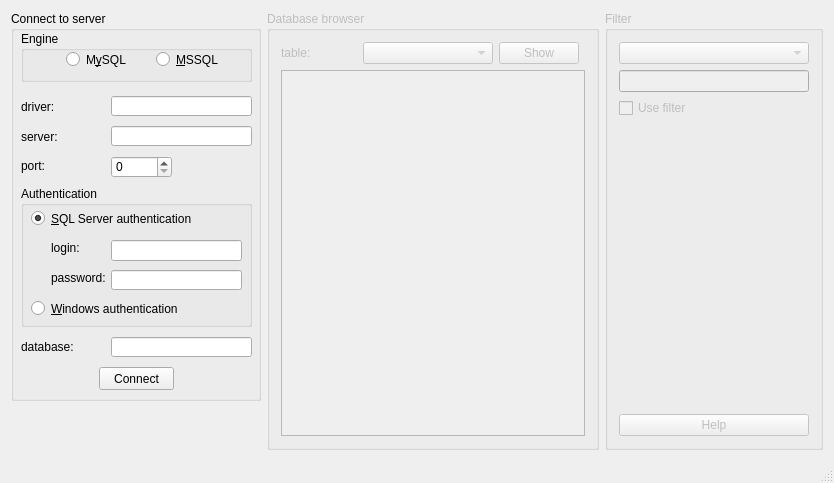
<?xml version="1.0" encoding="UTF-8"?>
<ui version="4.0">
 <class>MainWindow</class>
 <widget class="QMainWindow" name="MainWindow">
  <property name="geometry">
   <rect>
    <x>0</x>
    <y>0</y>
    <width>834</width>
    <height>483</height>
   </rect>
  </property>
  <property name="sizePolicy">
   <sizepolicy hsizetype="MinimumExpanding" vsizetype="MinimumExpanding">
    <horstretch>0</horstretch>
    <verstretch>0</verstretch>
   </sizepolicy>
  </property>
  <property name="minimumSize">
   <size>
    <width>690</width>
    <height>483</height>
   </size>
  </property>
  <property name="windowTitle">
   <string>Schools</string>
  </property>
  <property name="windowIcon">
   <iconset resource="../res/icons.qrc">
    <normaloff>:/icons/database.ico</normaloff>:/icons/database.ico</iconset>
  </property>
  <widget class="QWidget" name="centralWidget">
   <layout class="QHBoxLayout" name="horizontalLayout_4">
    <item>
     <layout class="QVBoxLayout" name="verticalLayout_2">
      <item>
       <widget class="QGroupBox" name="groupBox_sql_connect">
        <property name="sizePolicy">
         <sizepolicy hsizetype="Fixed" vsizetype="Fixed">
          <horstretch>0</horstretch>
          <verstretch>0</verstretch>
         </sizepolicy>
        </property>
        <property name="minimumSize">
         <size>
          <width>250</width>
          <height>390</height>
         </size>
        </property>
        <property name="font">
         <font>
          <weight>50</weight>
          <bold>false</bold>
         </font>
        </property>
        <property name="title">
         <string>Connect to server</string>
        </property>
        <property name="flat">
         <bool>false</bool>
        </property>
        <property name="checkable">
         <bool>false</bool>
        </property>
        <widget class="QGroupBox" name="groupBox_authentication">
         <property name="geometry">
          <rect>
           <x>10</x>
           <y>175</y>
           <width>231</width>
           <height>141</height>
          </rect>
         </property>
         <property name="title">
          <string>Authentication</string>
         </property>
         <widget class="QLineEdit" name="lineEdit_login">
          <property name="enabled">
           <bool>true</bool>
          </property>
          <property name="geometry">
           <rect>
            <x>90</x>
            <y>54</y>
            <width>131</width>
            <height>21</height>
           </rect>
          </property>
          <property name="text">
           <string/>
          </property>
         </widget>
         <widget class="QRadioButton" name="radio_sql_authentication">
          <property name="geometry">
           <rect>
            <x>10</x>
            <y>24</y>
            <width>211</width>
            <height>17</height>
           </rect>
          </property>
          <property name="sizePolicy">
           <sizepolicy hsizetype="Expanding" vsizetype="Fixed">
            <horstretch>0</horstretch>
            <verstretch>0</verstretch>
           </sizepolicy>
          </property>
          <property name="text">
           <string>&amp;SQL Server authentication</string>
          </property>
          <property name="checked">
           <bool>true</bool>
          </property>
         </widget>
         <widget class="QRadioButton" name="radio_windows_authentication">
          <property name="geometry">
           <rect>
            <x>10</x>
            <y>114</y>
            <width>211</width>
            <height>17</height>
           </rect>
          </property>
          <property name="sizePolicy">
           <sizepolicy hsizetype="Expanding" vsizetype="Fixed">
            <horstretch>0</horstretch>
            <verstretch>0</verstretch>
           </sizepolicy>
          </property>
          <property name="text">
           <string>&amp;Windows authentication</string>
          </property>
          <property name="checked">
           <bool>false</bool>
          </property>
         </widget>
         <widget class="QLineEdit" name="lineEdit_password">
          <property name="enabled">
           <bool>true</bool>
          </property>
          <property name="geometry">
           <rect>
            <x>90</x>
            <y>84</y>
            <width>131</width>
            <height>20</height>
           </rect>
          </property>
          <property name="text">
           <string/>
          </property>
          <property name="echoMode">
           <enum>QLineEdit::Password</enum>
          </property>
         </widget>
         <widget class="QLabel" name="label">
          <property name="geometry">
           <rect>
            <x>30</x>
            <y>54</y>
            <width>61</width>
            <height>16</height>
           </rect>
          </property>
          <property name="text">
           <string>login:</string>
          </property>
         </widget>
         <widget class="QLabel" name="label_2">
          <property name="geometry">
           <rect>
            <x>30</x>
            <y>84</y>
            <width>61</width>
            <height>16</height>
           </rect>
          </property>
          <property name="text">
           <string>password:</string>
          </property>
         </widget>
        </widget>
        <widget class="QPushButton" name="button_connect">
         <property name="geometry">
          <rect>
           <x>88</x>
           <y>356</y>
           <width>75</width>
           <height>23</height>
          </rect>
         </property>
         <property name="text">
          <string>Connect</string>
         </property>
         <property name="autoDefault">
          <bool>true</bool>
         </property>
        </widget>
        <widget class="QLabel" name="label_3">
         <property name="geometry">
          <rect>
           <x>10</x>
           <y>115</y>
           <width>81</width>
           <height>21</height>
          </rect>
         </property>
         <property name="text">
          <string>server:</string>
         </property>
        </widget>
        <widget class="QLineEdit" name="lineEdit_server_address">
         <property name="geometry">
          <rect>
           <x>100</x>
           <y>115</y>
           <width>141</width>
           <height>20</height>
          </rect>
         </property>
         <property name="text">
          <string/>
         </property>
        </widget>
        <widget class="QLineEdit" name="lineEdit_database_name">
         <property name="geometry">
          <rect>
           <x>100</x>
           <y>326</y>
           <width>141</width>
           <height>20</height>
          </rect>
         </property>
         <property name="text">
          <string/>
         </property>
        </widget>
        <widget class="QLabel" name="label_4">
         <property name="geometry">
          <rect>
           <x>10</x>
           <y>326</y>
           <width>81</width>
           <height>20</height>
          </rect>
         </property>
         <property name="text">
          <string>database:</string>
         </property>
        </widget>
        <widget class="QLabel" name="label_6">
         <property name="geometry">
          <rect>
           <x>10</x>
           <y>145</y>
           <width>81</width>
           <height>20</height>
          </rect>
         </property>
         <property name="text">
          <string>port:</string>
         </property>
        </widget>
        <widget class="QSpinBox" name="spinBox_server_port">
         <property name="geometry">
          <rect>
           <x>100</x>
           <y>145</y>
           <width>61</width>
           <height>22</height>
          </rect>
         </property>
         <property name="toolTip">
          <string>Default: MySQL 3306; MSSQL 1433</string>
         </property>
         <property name="maximum">
          <number>65535</number>
         </property>
         <property name="value">
          <number>0</number>
         </property>
        </widget>
        <widget class="QLabel" name="label_9">
         <property name="geometry">
          <rect>
           <x>10</x>
           <y>85</y>
           <width>81</width>
           <height>21</height>
          </rect>
         </property>
         <property name="text">
          <string>driver:</string>
         </property>
        </widget>
        <widget class="QLineEdit" name="lineEdit_driver">
         <property name="geometry">
          <rect>
           <x>100</x>
           <y>85</y>
           <width>141</width>
           <height>20</height>
          </rect>
         </property>
         <property name="toolTip">
          <string>For ODBC/MSSQL: &quot;SQL Server&quot; (Windows), &quot;ODBC Driver 13 for SQL Server&quot; (unix), etc.</string>
         </property>
         <property name="text">
          <string/>
         </property>
        </widget>
        <widget class="QGroupBox" name="groupBox_engine">
         <property name="geometry">
          <rect>
           <x>10</x>
           <y>20</y>
           <width>231</width>
           <height>51</height>
          </rect>
         </property>
         <property name="title">
          <string>Engine</string>
         </property>
         <widget class="QRadioButton" name="radio_mssql">
          <property name="geometry">
           <rect>
            <x>135</x>
            <y>20</y>
            <width>82</width>
            <height>17</height>
           </rect>
          </property>
          <property name="text">
           <string>&amp;MSSQL</string>
          </property>
         </widget>
         <widget class="QRadioButton" name="radio_mysql">
          <property name="geometry">
           <rect>
            <x>45</x>
            <y>20</y>
            <width>82</width>
            <height>17</height>
           </rect>
          </property>
          <property name="text">
           <string>M&amp;ySQL</string>
          </property>
         </widget>
        </widget>
       </widget>
      </item>
      <item>
       <spacer name="verticalSpacer">
        <property name="orientation">
         <enum>Qt::Vertical</enum>
        </property>
        <property name="sizeHint" stdset="0">
         <size>
          <width>20</width>
          <height>40</height>
         </size>
        </property>
       </spacer>
      </item>
     </layout>
    </item>
    <item>
     <widget class="QGroupBox" name="groupBox_database_browser">
      <property name="enabled">
       <bool>false</bool>
      </property>
      <property name="sizePolicy">
       <sizepolicy hsizetype="MinimumExpanding" vsizetype="Expanding">
        <horstretch>0</horstretch>
        <verstretch>0</verstretch>
       </sizepolicy>
      </property>
      <property name="minimumSize">
       <size>
        <width>300</width>
        <height>300</height>
       </size>
      </property>
      <property name="title">
       <string>Database browser</string>
      </property>
      <layout class="QGridLayout" name="gridLayout_2">
       <item row="0" column="3">
        <widget class="QPushButton" name="button_show_table">
         <property name="text">
          <string>Show</string>
         </property>
         <property name="autoDefault">
          <bool>true</bool>
         </property>
        </widget>
       </item>
       <item row="0" column="2">
        <widget class="QComboBox" name="comboBox_table_name">
         <property name="sizePolicy">
          <sizepolicy hsizetype="Fixed" vsizetype="Fixed">
           <horstretch>0</horstretch>
           <verstretch>0</verstretch>
          </sizepolicy>
         </property>
         <property name="minimumSize">
          <size>
           <width>130</width>
           <height>0</height>
          </size>
         </property>
         <property name="sizeIncrement">
          <size>
           <width>130</width>
           <height>0</height>
          </size>
         </property>
        </widget>
       </item>
       <item row="1" column="0" colspan="5">
        <widget class="QTableView" name="tableView_database_table">
         <property name="sizePolicy">
          <sizepolicy hsizetype="Preferred" vsizetype="Preferred">
           <horstretch>0</horstretch>
           <verstretch>0</verstretch>
          </sizepolicy>
         </property>
         <property name="editTriggers">
          <set>QAbstractItemView::NoEditTriggers</set>
         </property>
         <property name="tabKeyNavigation">
          <bool>false</bool>
         </property>
         <property name="dragDropOverwriteMode">
          <bool>false</bool>
         </property>
         <property name="sortingEnabled">
          <bool>true</bool>
         </property>
         <attribute name="horizontalHeaderShowSortIndicator" stdset="0">
          <bool>false</bool>
         </attribute>
        </widget>
       </item>
       <item row="0" column="0">
        <widget class="QLabel" name="label_5">
         <property name="sizePolicy">
          <sizepolicy hsizetype="Preferred" vsizetype="Preferred">
           <horstretch>0</horstretch>
           <verstretch>0</verstretch>
          </sizepolicy>
         </property>
         <property name="text">
          <string>table:</string>
         </property>
        </widget>
       </item>
       <item row="0" column="1">
        <spacer name="horizontalSpacer">
         <property name="orientation">
          <enum>Qt::Horizontal</enum>
         </property>
         <property name="sizeHint" stdset="0">
          <size>
           <width>40</width>
           <height>20</height>
          </size>
         </property>
        </spacer>
       </item>
      </layout>
     </widget>
    </item>
    <item>
     <widget class="QGroupBox" name="groupBox_table_filter">
      <property name="enabled">
       <bool>false</bool>
      </property>
      <property name="title">
       <string>Filter</string>
      </property>
      <layout class="QVBoxLayout" name="verticalLayout">
       <item>
        <widget class="QComboBox" name="comboBox_table_filter"/>
       </item>
       <item>
        <widget class="QLineEdit" name="lineEdit_filter"/>
       </item>
       <item>
        <widget class="QCheckBox" name="checkBox_filter">
         <property name="text">
          <string>Use filter</string>
         </property>
        </widget>
       </item>
       <item>
        <spacer name="verticalSpacer_2">
         <property name="orientation">
          <enum>Qt::Vertical</enum>
         </property>
         <property name="sizeHint" stdset="0">
          <size>
           <width>20</width>
           <height>40</height>
          </size>
         </property>
        </spacer>
       </item>
       <item>
        <widget class="QPushButton" name="button_filterhelp">
         <property name="text">
          <string>Help</string>
         </property>
        </widget>
       </item>
      </layout>
     </widget>
    </item>
   </layout>
  </widget>
  <widget class="QStatusBar" name="statusBar"/>
 </widget>
 <layoutdefault spacing="6" margin="11"/>
 <tabstops>
  <tabstop>radio_mysql</tabstop>
  <tabstop>radio_mssql</tabstop>
  <tabstop>lineEdit_driver</tabstop>
  <tabstop>lineEdit_server_address</tabstop>
  <tabstop>spinBox_server_port</tabstop>
  <tabstop>radio_sql_authentication</tabstop>
  <tabstop>lineEdit_login</tabstop>
  <tabstop>lineEdit_password</tabstop>
  <tabstop>radio_windows_authentication</tabstop>
  <tabstop>lineEdit_database_name</tabstop>
  <tabstop>button_connect</tabstop>
  <tabstop>comboBox_table_name</tabstop>
  <tabstop>button_show_table</tabstop>
  <tabstop>tableView_database_table</tabstop>
 </tabstops>
 <resources>
  <include location="../res/icons.qrc"/>
 </resources>
 <connections/>
</ui>
